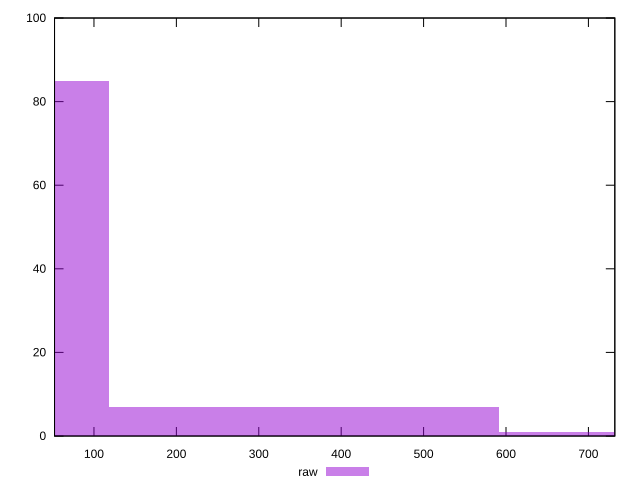

Reproduce this figure in gnuplot.
reset

$raw <<EOF
473.2747218153309 7
0 85
236.63736090766545 7
709.9120827229964 1
EOF

set key outside below
set boxwidth 236.63736090766545
set xrange [52.156:732.0500000000001]
set yrange [0:100]
set trange [0:100]
set style fill transparent solid 0.5 noborder
set terminal svg size 640, 490 enhanced background rgb 'white'
set output "reports/report_00030_2021-02-24T20-42-31.540Z/server-response-time/samples/astro/raw/histogram.svg"

plot $raw title "raw" with boxes

reset
